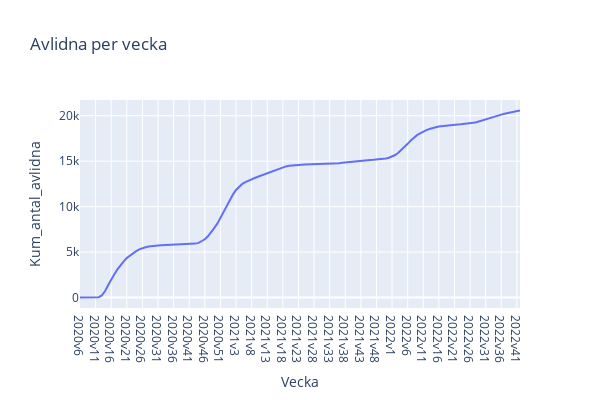

Notebook cell for this chart:
### Code cell
#f)

fig = px.line(veckodata_riket, x='Vecka', y='Kum_antal_avlidna', title='Avlidna per vecka')

fig.update_layout(height=400, width=600)

fig.show()

### Figure 1 — Plotly figure (JSON) as saved in the notebook; plotly's stock layout.template omitted (floating-point values rounded to 4 significant figures; data arrays with more than 128 entries replaced by an {"elided": "..."} marker saying what was removed)
{"data": [{"hovertemplate": "Vecka=%{x}<br>Kum_antal_avlidna=%{y}<extra></extra>", "legendgroup": "", "line": {"color": "#636efa", "dash": "solid"}, "marker": {"symbol": "circle"}, "mode": "lines", "name": "", "orientation": "v", "showlegend": false, "type": "scatter", "x": {"elided": "142 str values"}, "xaxis": "x", "y": {"elided": "142 int values"}, "yaxis": "y"}], "layout": {"height": 400, "legend": {"tracegroupgap": 0}, "title": {"text": "Avlidna per vecka"}, "width": 600, "xaxis": {"anchor": "y", "domain": [0, 1], "title": {"text": "Vecka"}}, "yaxis": {"anchor": "x", "domain": [0, 1], "title": {"text": "Kum_antal_avlidna"}}}}
